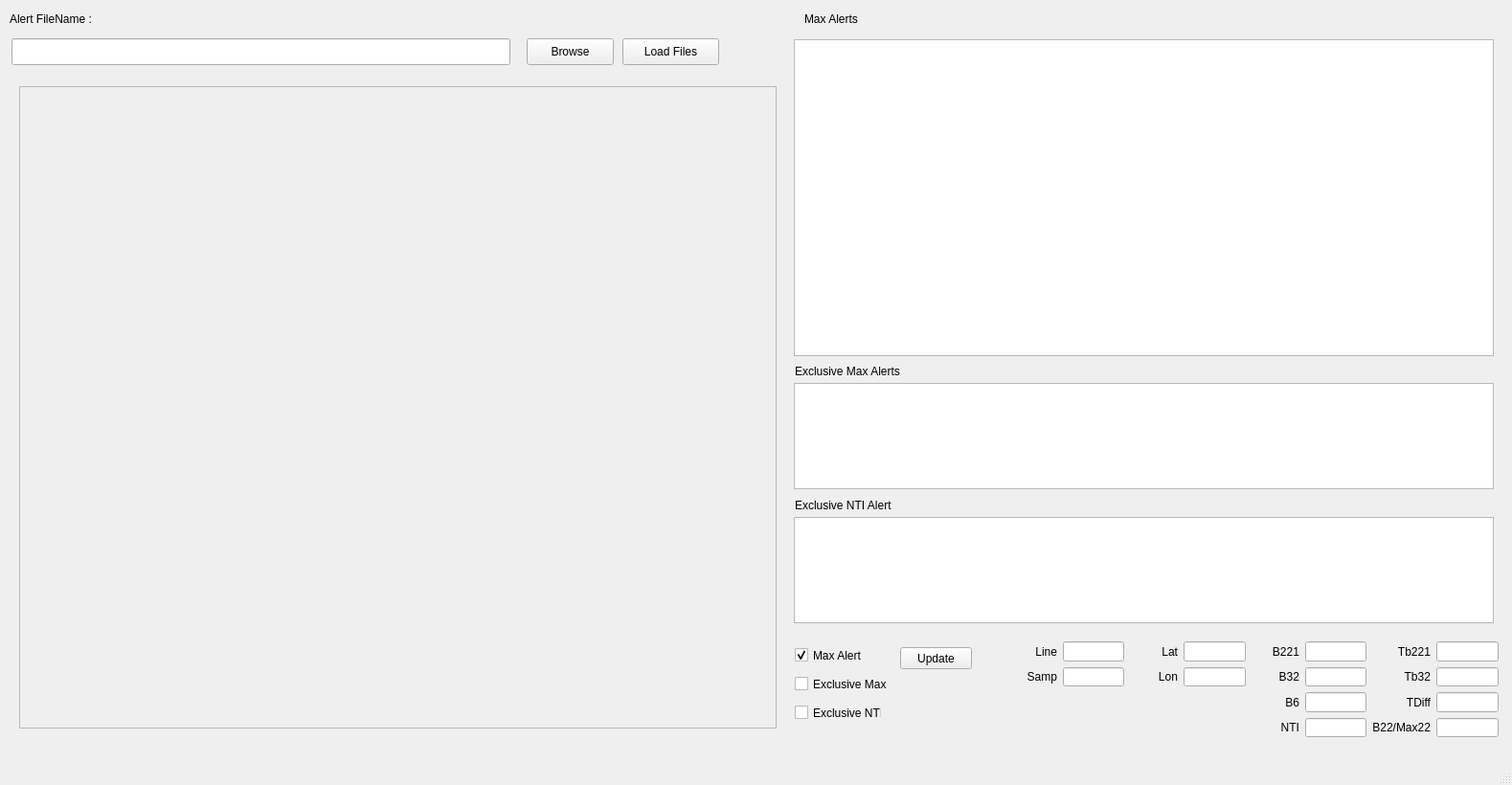
<?xml version="1.0" encoding="UTF-8"?>
<ui version="4.0">
 <class>MainWindow</class>
 <widget class="QMainWindow" name="MainWindow">
  <property name="geometry">
   <rect>
    <x>0</x>
    <y>0</y>
    <width>1579</width>
    <height>820</height>
   </rect>
  </property>
  <property name="windowTitle">
   <string>MaxView - MODIS Max Analysis</string>
  </property>
  <widget class="QWidget" name="centralwidget">
   <widget class="QPushButton" name="browseButton">
    <property name="geometry">
     <rect>
      <x>550</x>
      <y>40</y>
      <width>91</width>
      <height>28</height>
     </rect>
    </property>
    <property name="text">
     <string>Browse</string>
    </property>
   </widget>
   <widget class="QLineEdit" name="maxAlertLE">
    <property name="geometry">
     <rect>
      <x>12</x>
      <y>40</y>
      <width>521</width>
      <height>28</height>
     </rect>
    </property>
   </widget>
   <widget class="QLabel" name="label">
    <property name="geometry">
     <rect>
      <x>10</x>
      <y>10</y>
      <width>221</width>
      <height>20</height>
     </rect>
    </property>
    <property name="text">
     <string>Alert FileName :</string>
    </property>
   </widget>
   <widget class="QPushButton" name="loadButton">
    <property name="geometry">
     <rect>
      <x>650</x>
      <y>40</y>
      <width>101</width>
      <height>28</height>
     </rect>
    </property>
    <property name="text">
     <string>Load Files</string>
    </property>
   </widget>
   <widget class="QScrollArea" name="scrollArea">
    <property name="geometry">
     <rect>
      <x>20</x>
      <y>90</y>
      <width>791</width>
      <height>671</height>
     </rect>
    </property>
    <property name="mouseTracking">
     <bool>true</bool>
    </property>
    <property name="sizeAdjustPolicy">
     <enum>QAbstractScrollArea::AdjustToContents</enum>
    </property>
    <property name="widgetResizable">
     <bool>false</bool>
    </property>
    <widget class="ImWidget" name="imwidget">
     <property name="enabled">
      <bool>true</bool>
     </property>
     <property name="geometry">
      <rect>
       <x>0</x>
       <y>0</y>
       <width>639</width>
       <height>449</height>
      </rect>
     </property>
     <property name="mouseTracking">
      <bool>false</bool>
     </property>
    </widget>
   </widget>
   <widget class="QListWidget" name="alertListWidget">
    <property name="geometry">
     <rect>
      <x>829</x>
      <y>41</y>
      <width>731</width>
      <height>331</height>
     </rect>
    </property>
   </widget>
   <widget class="QLabel" name="label_2">
    <property name="geometry">
     <rect>
      <x>840</x>
      <y>10</y>
      <width>62</width>
      <height>20</height>
     </rect>
    </property>
    <property name="text">
     <string>Max Alerts</string>
    </property>
   </widget>
   <widget class="QLabel" name="label_15">
    <property name="geometry">
     <rect>
      <x>830</x>
      <y>380</y>
      <width>111</width>
      <height>16</height>
     </rect>
    </property>
    <property name="text">
     <string>Exclusive Max Alerts</string>
    </property>
   </widget>
   <widget class="QListWidget" name="exMaxAlertListWidget">
    <property name="geometry">
     <rect>
      <x>829</x>
      <y>400</y>
      <width>731</width>
      <height>111</height>
     </rect>
    </property>
   </widget>
   <widget class="QLabel" name="label_16">
    <property name="geometry">
     <rect>
      <x>830</x>
      <y>520</y>
      <width>101</width>
      <height>16</height>
     </rect>
    </property>
    <property name="text">
     <string>Exclusive NTI Alerts</string>
    </property>
   </widget>
   <widget class="QListWidget" name="exNTIAlertListWidget">
    <property name="geometry">
     <rect>
      <x>829</x>
      <y>540</y>
      <width>731</width>
      <height>111</height>
     </rect>
    </property>
   </widget>
   <widget class="QCheckBox" name="maxCB">
    <property name="geometry">
     <rect>
      <x>830</x>
      <y>676</y>
      <width>70</width>
      <height>17</height>
     </rect>
    </property>
    <property name="text">
     <string>Max Alerts</string>
    </property>
    <property name="checked">
     <bool>true</bool>
    </property>
   </widget>
   <widget class="QCheckBox" name="xmaxCB">
    <property name="geometry">
     <rect>
      <x>830</x>
      <y>706</y>
      <width>111</width>
      <height>17</height>
     </rect>
    </property>
    <property name="text">
     <string>Exclusive Max</string>
    </property>
   </widget>
   <widget class="QCheckBox" name="xntiCB">
    <property name="geometry">
     <rect>
      <x>830</x>
      <y>736</y>
      <width>91</width>
      <height>17</height>
     </rect>
    </property>
    <property name="text">
     <string>Exclusive NTI</string>
    </property>
   </widget>
   <widget class="QPushButton" name="updateAlertButton">
    <property name="geometry">
     <rect>
      <x>940</x>
      <y>676</y>
      <width>75</width>
      <height>23</height>
     </rect>
    </property>
    <property name="text">
     <string>Update</string>
    </property>
   </widget>
   <widget class="QWidget" name="">
    <property name="geometry">
     <rect>
      <x>1054</x>
      <y>670</y>
      <width>511</width>
      <height>100</height>
     </rect>
    </property>
    <layout class="QGridLayout" name="gridLayout">
     <item row="0" column="0">
      <widget class="QLabel" name="label_3">
       <property name="minimumSize">
        <size>
         <width>50</width>
         <height>0</height>
        </size>
       </property>
       <property name="maximumSize">
        <size>
         <width>70</width>
         <height>16777215</height>
        </size>
       </property>
       <property name="text">
        <string>Line</string>
       </property>
       <property name="alignment">
        <set>Qt::AlignRight|Qt::AlignTrailing|Qt::AlignVCenter</set>
       </property>
      </widget>
     </item>
     <item row="0" column="1">
      <widget class="QLineEdit" name="lineLE">
       <property name="maximumSize">
        <size>
         <width>70</width>
         <height>16777215</height>
        </size>
       </property>
       <property name="text">
        <string/>
       </property>
      </widget>
     </item>
     <item row="0" column="2">
      <widget class="QLabel" name="label_10">
       <property name="minimumSize">
        <size>
         <width>50</width>
         <height>0</height>
        </size>
       </property>
       <property name="maximumSize">
        <size>
         <width>70</width>
         <height>16777215</height>
        </size>
       </property>
       <property name="text">
        <string>Lat</string>
       </property>
       <property name="alignment">
        <set>Qt::AlignRight|Qt::AlignTrailing|Qt::AlignVCenter</set>
       </property>
      </widget>
     </item>
     <item row="0" column="3">
      <widget class="QLineEdit" name="latLE">
       <property name="maximumSize">
        <size>
         <width>70</width>
         <height>16777215</height>
        </size>
       </property>
      </widget>
     </item>
     <item row="0" column="4">
      <widget class="QLabel" name="label_5">
       <property name="minimumSize">
        <size>
         <width>50</width>
         <height>0</height>
        </size>
       </property>
       <property name="maximumSize">
        <size>
         <width>70</width>
         <height>16777215</height>
        </size>
       </property>
       <property name="text">
        <string>B221</string>
       </property>
       <property name="alignment">
        <set>Qt::AlignRight|Qt::AlignTrailing|Qt::AlignVCenter</set>
       </property>
      </widget>
     </item>
     <item row="0" column="5">
      <widget class="QLineEdit" name="b22LE">
       <property name="maximumSize">
        <size>
         <width>70</width>
         <height>16777215</height>
        </size>
       </property>
       <property name="text">
        <string/>
       </property>
      </widget>
     </item>
     <item row="0" column="6">
      <widget class="QLabel" name="label_12">
       <property name="maximumSize">
        <size>
         <width>70</width>
         <height>16777215</height>
        </size>
       </property>
       <property name="text">
        <string>Tb221</string>
       </property>
       <property name="alignment">
        <set>Qt::AlignRight|Qt::AlignTrailing|Qt::AlignVCenter</set>
       </property>
      </widget>
     </item>
     <item row="0" column="7">
      <widget class="QLineEdit" name="tb22LE">
       <property name="maximumSize">
        <size>
         <width>70</width>
         <height>16777215</height>
        </size>
       </property>
      </widget>
     </item>
     <item row="1" column="0">
      <widget class="QLabel" name="label_4">
       <property name="maximumSize">
        <size>
         <width>70</width>
         <height>16777215</height>
        </size>
       </property>
       <property name="text">
        <string>Samp</string>
       </property>
       <property name="alignment">
        <set>Qt::AlignRight|Qt::AlignTrailing|Qt::AlignVCenter</set>
       </property>
      </widget>
     </item>
     <item row="1" column="1">
      <widget class="QLineEdit" name="sampLE">
       <property name="maximumSize">
        <size>
         <width>70</width>
         <height>16777215</height>
        </size>
       </property>
       <property name="text">
        <string/>
       </property>
      </widget>
     </item>
     <item row="1" column="2">
      <widget class="QLabel" name="label_11">
       <property name="maximumSize">
        <size>
         <width>70</width>
         <height>16777215</height>
        </size>
       </property>
       <property name="text">
        <string>Lon</string>
       </property>
       <property name="alignment">
        <set>Qt::AlignRight|Qt::AlignTrailing|Qt::AlignVCenter</set>
       </property>
      </widget>
     </item>
     <item row="1" column="3">
      <widget class="QLineEdit" name="lonLE">
       <property name="maximumSize">
        <size>
         <width>70</width>
         <height>16777215</height>
        </size>
       </property>
      </widget>
     </item>
     <item row="1" column="4">
      <widget class="QLabel" name="label_6">
       <property name="maximumSize">
        <size>
         <width>70</width>
         <height>16777215</height>
        </size>
       </property>
       <property name="text">
        <string>B32</string>
       </property>
       <property name="alignment">
        <set>Qt::AlignRight|Qt::AlignTrailing|Qt::AlignVCenter</set>
       </property>
      </widget>
     </item>
     <item row="1" column="5">
      <widget class="QLineEdit" name="b32LE">
       <property name="maximumSize">
        <size>
         <width>70</width>
         <height>16777215</height>
        </size>
       </property>
       <property name="text">
        <string/>
       </property>
      </widget>
     </item>
     <item row="1" column="6">
      <widget class="QLabel" name="label_13">
       <property name="maximumSize">
        <size>
         <width>70</width>
         <height>16777215</height>
        </size>
       </property>
       <property name="text">
        <string>Tb32</string>
       </property>
       <property name="alignment">
        <set>Qt::AlignRight|Qt::AlignTrailing|Qt::AlignVCenter</set>
       </property>
      </widget>
     </item>
     <item row="1" column="7">
      <widget class="QLineEdit" name="tb32LE">
       <property name="maximumSize">
        <size>
         <width>70</width>
         <height>16777215</height>
        </size>
       </property>
      </widget>
     </item>
     <item row="2" column="4">
      <widget class="QLabel" name="label_7">
       <property name="maximumSize">
        <size>
         <width>70</width>
         <height>16777215</height>
        </size>
       </property>
       <property name="text">
        <string>B6</string>
       </property>
       <property name="alignment">
        <set>Qt::AlignRight|Qt::AlignTrailing|Qt::AlignVCenter</set>
       </property>
      </widget>
     </item>
     <item row="2" column="5">
      <widget class="QLineEdit" name="b6LE">
       <property name="maximumSize">
        <size>
         <width>70</width>
         <height>16777215</height>
        </size>
       </property>
       <property name="text">
        <string/>
       </property>
      </widget>
     </item>
     <item row="2" column="6">
      <widget class="QLabel" name="label_9">
       <property name="maximumSize">
        <size>
         <width>70</width>
         <height>16777215</height>
        </size>
       </property>
       <property name="text">
        <string>TDiff</string>
       </property>
       <property name="alignment">
        <set>Qt::AlignRight|Qt::AlignTrailing|Qt::AlignVCenter</set>
       </property>
      </widget>
     </item>
     <item row="2" column="7">
      <widget class="QLineEdit" name="tdiffLE">
       <property name="maximumSize">
        <size>
         <width>70</width>
         <height>16777215</height>
        </size>
       </property>
       <property name="text">
        <string/>
       </property>
      </widget>
     </item>
     <item row="3" column="4">
      <widget class="QLabel" name="label_8">
       <property name="maximumSize">
        <size>
         <width>70</width>
         <height>16777215</height>
        </size>
       </property>
       <property name="text">
        <string>NTI</string>
       </property>
       <property name="alignment">
        <set>Qt::AlignRight|Qt::AlignTrailing|Qt::AlignVCenter</set>
       </property>
      </widget>
     </item>
     <item row="3" column="5">
      <widget class="QLineEdit" name="ntiLE">
       <property name="maximumSize">
        <size>
         <width>70</width>
         <height>16777215</height>
        </size>
       </property>
       <property name="text">
        <string/>
       </property>
      </widget>
     </item>
     <item row="3" column="6">
      <widget class="QLabel" name="label_14">
       <property name="text">
        <string>B22/Max22</string>
       </property>
       <property name="alignment">
        <set>Qt::AlignRight|Qt::AlignTrailing|Qt::AlignVCenter</set>
       </property>
      </widget>
     </item>
     <item row="3" column="7">
      <widget class="QLineEdit" name="fracLE">
       <property name="maximumSize">
        <size>
         <width>70</width>
         <height>16777215</height>
        </size>
       </property>
      </widget>
     </item>
    </layout>
   </widget>
  </widget>
  <widget class="QMenuBar" name="menubar">
   <property name="geometry">
    <rect>
     <x>0</x>
     <y>0</y>
     <width>1579</width>
     <height>21</height>
    </rect>
   </property>
  </widget>
  <widget class="QStatusBar" name="statusbar"/>
 </widget>
 <customwidgets>
  <customwidget>
   <class>ImWidget</class>
   <extends>QWidget</extends>
   <header>imwidget.h</header>
   <container>1</container>
  </customwidget>
 </customwidgets>
 <resources/>
 <connections/>
</ui>
